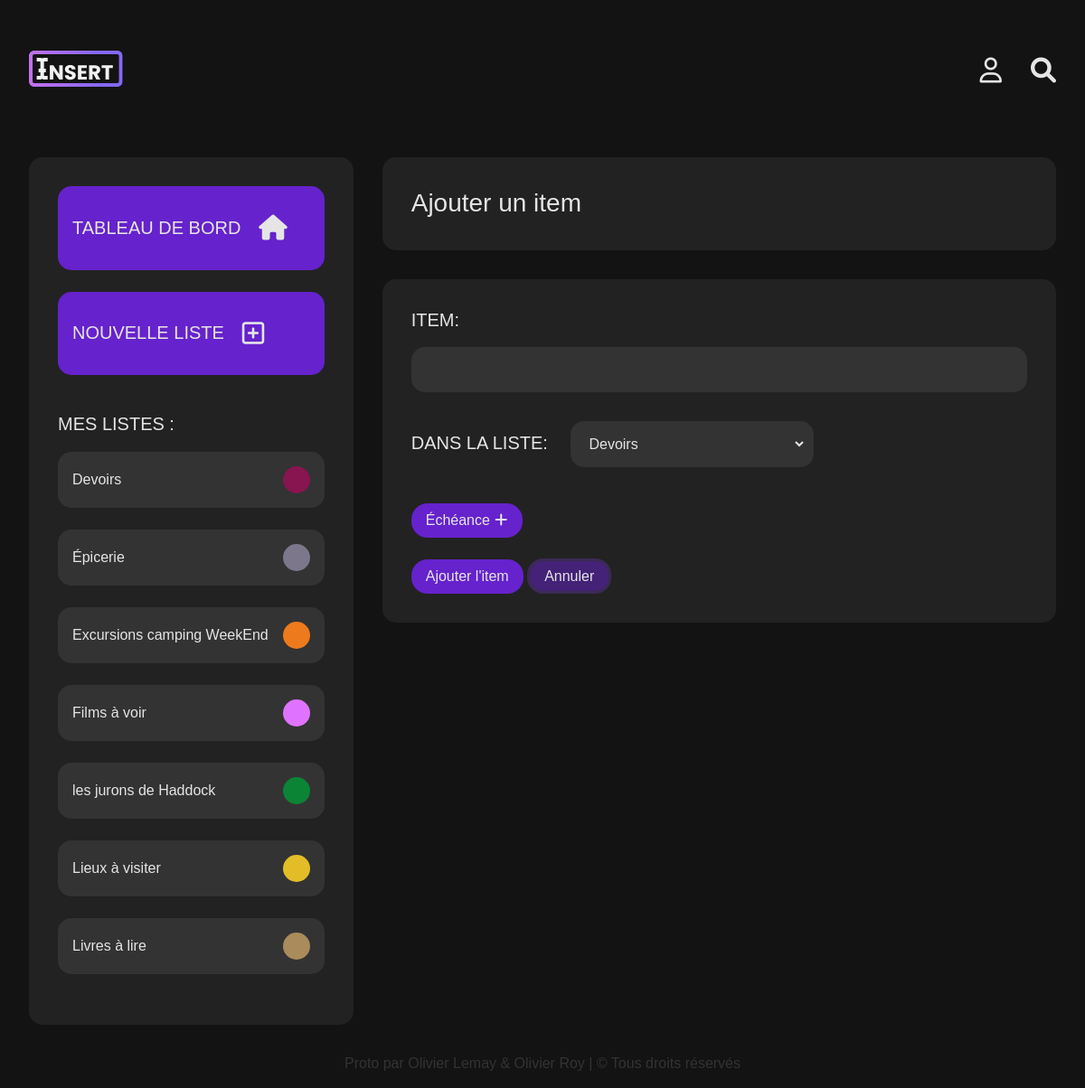
Screenshot of /index.php?page=items&action=afficherAjouter&id_liste=2 with the database file from the repository.
### tables this page shows
CREATE TABLE `listes` (
  `id` int(10) UNSIGNED NOT NULL,
  `nom` varchar(55) NOT NULL COMMENT 'limite de 25 caractères',
  `couleur_id` int(10) UNSIGNED NOT NULL,
  `utilisateur_id` int(10) UNSIGNED NOT NULL
);

CREATE TABLE `couleurs` (
  `id` int(10) UNSIGNED NOT NULL,
  `nom_fr` varchar(25) NOT NULL,
  `nom_en` varchar(25) NOT NULL,
  `hexadecimal` varchar(6) NOT NULL,
  `rgb` varchar(13) NOT NULL
);

### public/app/Items.php (called while the page is built, shortened)
<?php
class Items
{
    private $obj_donnees = null;
    public function __construct($obj_mod)
    {
        $this->obj_donnees=$obj_mod;
    }
    public function afficherAjouter(){
        $this->arr_listes = $this->obj_donnees->trouverListes();
        $this->str_titrePage="Ajouter un item";
        include_once("liaisons/fragments/header.inc.php");
        include_once ("liaisons/fragments/contenuhaut.inc.php");
        include_once ("liaisons/fragments/afficherModifierItem.inc.php");
        include_once ("liaisons/fragments/contenubas.inc.php");
        include_once("liaisons/fragments/footer.inc.php");
    }
}

### public/index.php (called while the page is built, shortened)
<?php
$monApp = new App();
$monApp->demarrer();
?>

### public/app/ModeleTOFU.php (called while the page is built, shortened)
<?php
class ModeleTOFU
{
    private $obj_pdo=null;
    public function __construct($obj_connexion)
    {
        $this->obj_pdo=$obj_connexion;
    }
    public function trouverListes(): array{
        $str_sql = 'SELECT listes.id, listes.nom, couleurs.hexadecimal
                    FROM listes
                    INNER JOIN couleurs ON listes.couleur_id = couleurs.id
                    ORDER BY listes.nom ASC
                    ';
        $obj_stmt = $this->obj_pdo->prepare($str_sql);
        $obj_stmt->execute();
        $arr_listes = $obj_stmt->fetchAll();
        return $arr_listes;
    }
}

### public/liaisons/fragments/contenuhaut.inc.php (the view, shortened to what this page needs)
<main class="container">
    <?php if(isset($_GET['page'])){ ?>
        <aside class="conteneur_gauche">
            <nav class="menu menu--bureau">
                <ul>
                <li class="" id="btn-nav">
                    <a href="index.php">
                        <div class="etiquette">
                            <h2>Tableau de bord</h2>
                            <i class="fas fa-home titreNiveau1"></i>
                        </div>
                    </a>
                </li>
                    <?php if($_GET['page'] != "listes") { ?>
                <li class="" id="btn-nav">
                    <a href="index.php?page=listes&action=afficherAjouter">
                        <div class="etiquette">
                            <h2>Nouvelle liste</h2>
                            <i class="far fa-plus-square titreNiveau1"></i></div>
                    </a>
                </li>
                    <?php } ?>
                </ul>
                <h2>Mes Listes :</h2>
                <ul class="">
                    <?php foreach ($this->arr_listes as $arr_liste){ ?>
                        <li class="">
                            <a href="index.php?page=items&action=afficher&id_liste=<?php echo $arr_liste['id'];?>"><?php echo  $arr_liste['nom'];?></a><div class="couleur" style="background-color: #<?php echo $arr_liste['hexadecimal']; ?>"></div>
                        </li>
                    <?php } ?>
                </ul>
            </nav>
        </aside>
    <?php  }else { ?>
    <?php } ?>
    <div class="conteneur_droit">
        <div class="titre">
        <div class="etiquette">
                <h1><?php echo $this->str_titrePage; ?></h1>
            <?php if(isset($_GET['page'])  ==  "items"){ ?>
            <div class="couleur" style="background-color: <?php echo $this->str_hexa; ?>"></div><?php } ?>
        </div>
        </div>

### public/liaisons/css/styles.css (style rules this page uses)
html { font-family: sans-serif; -ms-text-size-adjust: 100%; -webkit-text-size-adjust: 100%; }
body { margin: 0; }
article, aside, details, figcaption, figure, footer, header, hgroup, main, menu, nav, section, summary { display: block; }
a { background-color: transparent; }
h1 { font-size: 2em; margin: 0.67em 0; }
body { background-color: #131313; }
main { display: flex; }
@media (min-width: 800px) { .conteneur_gauche { margin-left: 2em; } }
.conteneur_droit { margin-top: 1em; margin-inline: 2em; flex: 1; border-radius: 15px; height: max-content; }
.titre { padding: 2em; background-color: #33333380; border-radius: 15px; }
.etiquette { display: flex; justify-content: space-between; align-items: center; width: max-content; }
.etiquette :first-child { padding-right: 1em; }
.container { max-width: 1200px; margin-inline: auto; }
.couleur { min-width: 3rem; min-height: 3rem; width: 3rem; height: 3rem; border-radius: 50%; padding: 0; margin: 0; }
html { box-sizing: border-box; }
*, *:before, *:after { box-sizing: inherit; }
html { font-size: 62.5%; }
body { font-family: Arial, sans-serif; font-size: 16px; font-size: 1.6rem; line-height: 1.375; color: #E5E5E5FF; }
h1, .titreNiveau1, h2, .titreNiveau2, h3, .titreNiveau3 { font-family: Futura, sans-serif; font-weight: 500; }
h1, .titreNiveau1 { font-size: 28px; font-size: 2.8rem; margin: 0; }
h2, .titreNiveau2 { font-size: 20px; font-size: 2rem; text-transform: uppercase; }
a, .a { color: #E5E5E5FF; text-decoration: none; }
.menu--bureau { display: none; }
@media (min-width: 800px) { .menu--bureau { display: block; } }
.menu { background-color: #33333380; width: 100%; margin: 0; border-radius: 15px; margin-block: 1em; padding: 2em; }
.menu--bureau { display: none; width: 100%; padding-inline: 2em; }
.menu--bureau ul { display: flex; flex-direction: column; justify-content: space-around; align-items: flex-start; padding: 0; margin: 0; width: 100%; }
.menu--bureau li { background-color: #333333; padding: 1em; margin-bottom: 1.5em; border-radius: 15px; display: flex; justify-content: space-between; align-items: center; width: 100%; }
.menu--bureau li a { margin-right: 1em; height: 100%; width: 100%; display: block; }
#btn-nav { background-color: #6622CC; margin-inline: auto; }

### rows the page displays
listes: nom "Devoirs"
listes: nom "Épicerie"
listes: nom "Excursions camping WeekEnd"
listes: nom "Films à voir"
listes: nom "les jurons de Haddock"
listes: nom "Lieux à visiter"
listes: nom "Livres à lire"

### other values shown
$this->str_titrePage "Ajouter un item"
form field id_liste "Devoirs"
